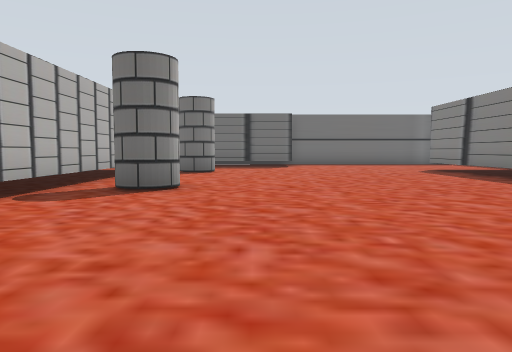
view 1 (above)

24 first-person views from a walk through a world built for the Gazebo simulator. The camera is 1.2 m above the floor, tilts 4° down and sees 70° across. The floor is counted in squares, 2 m on a side. Each view is taken from the middle of a square. On the plan, view 1 faces up. The plan holds only what a view shows up to about 10 squares ahead; the rest is blank. The robots in the file are not drawn.

view 2
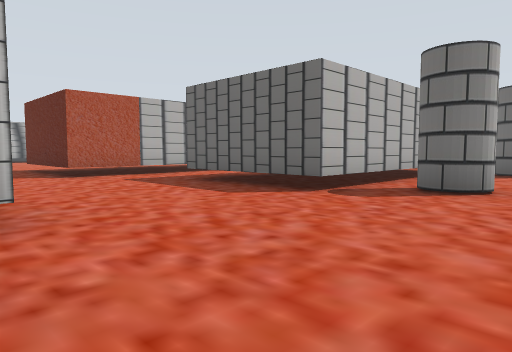

view 3
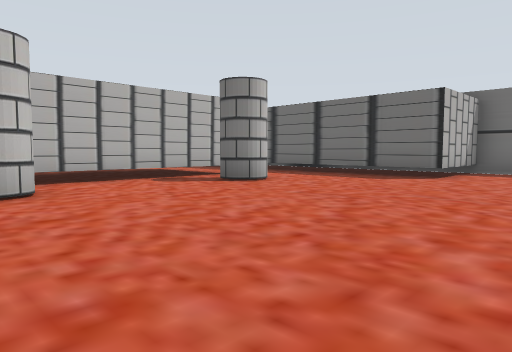

view 4
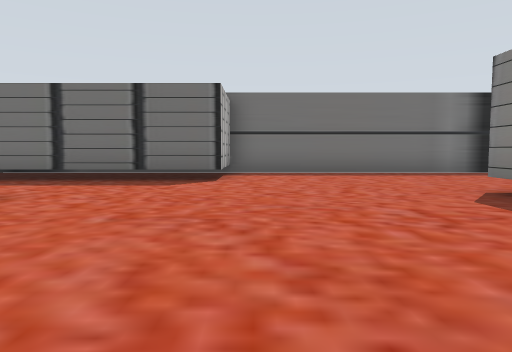

view 5
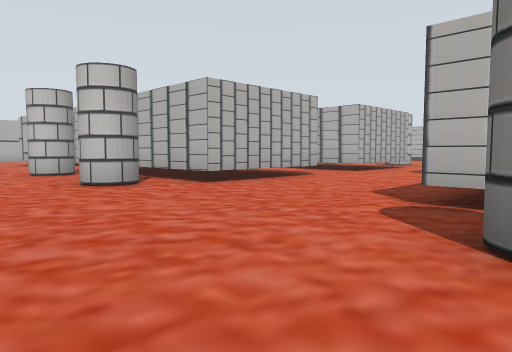

view 6
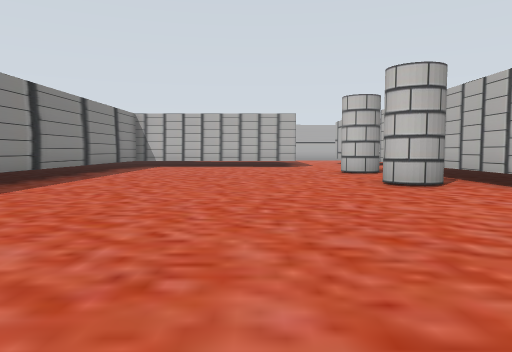

view 7
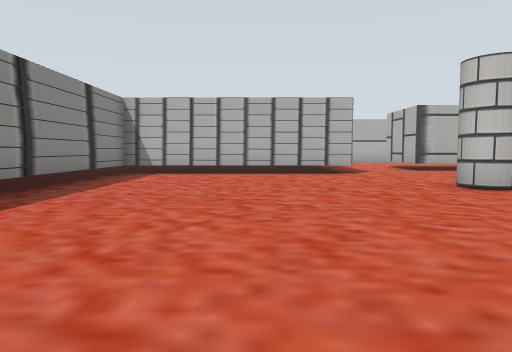

view 8
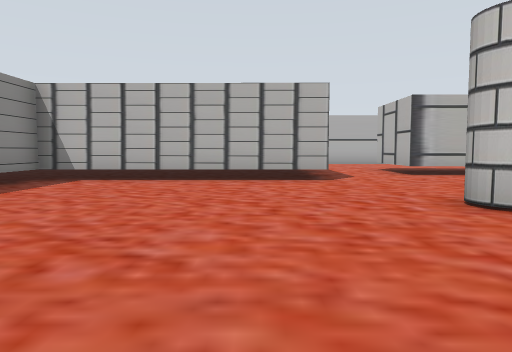

view 9
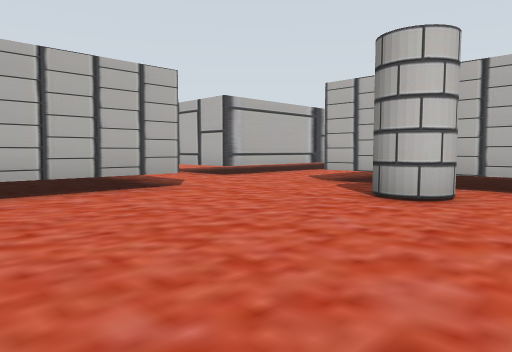

view 10
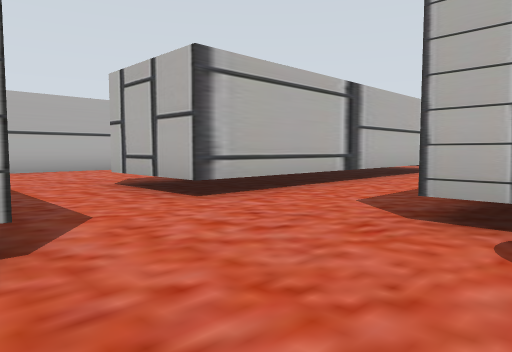

view 11
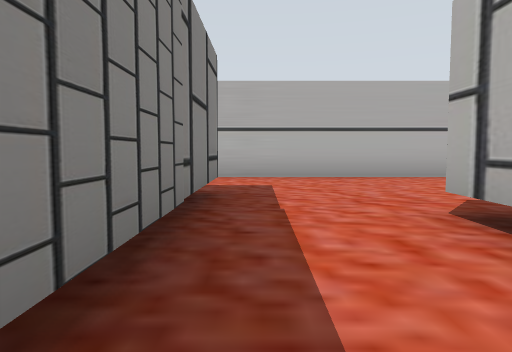

view 12
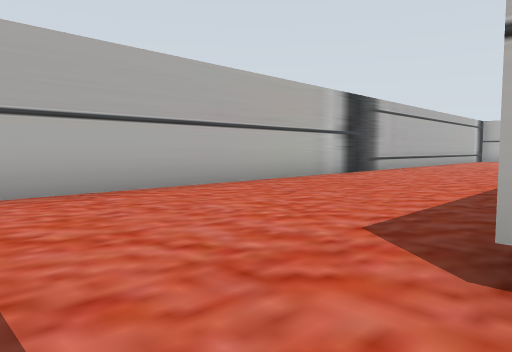

view 13
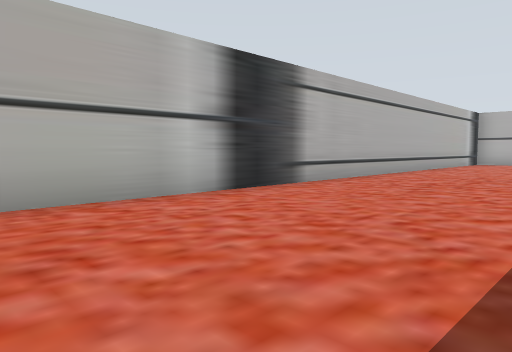

view 14
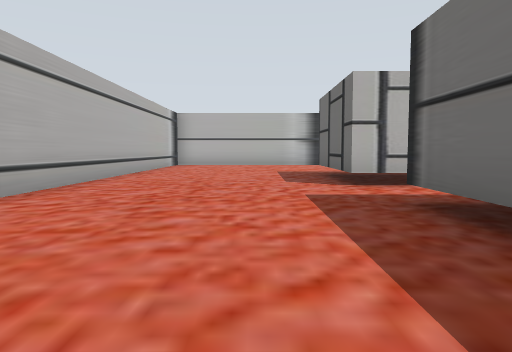

view 15
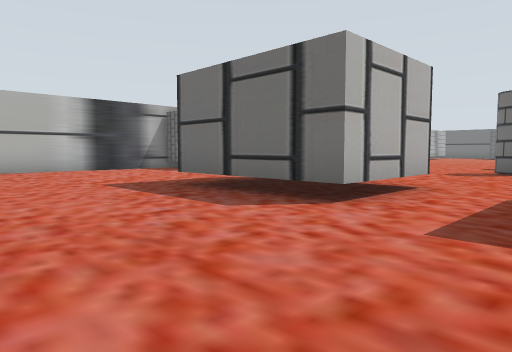

view 16
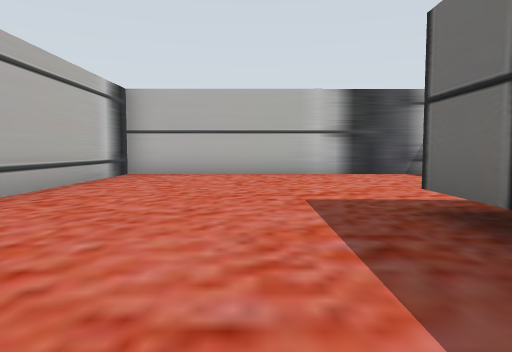

view 17
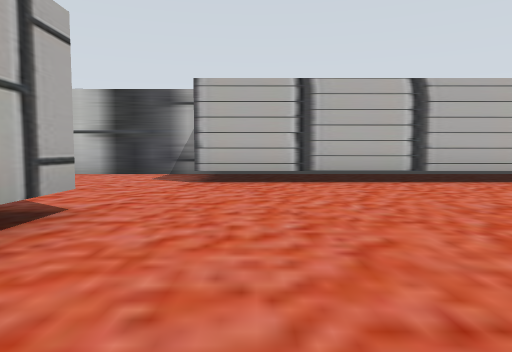

view 18
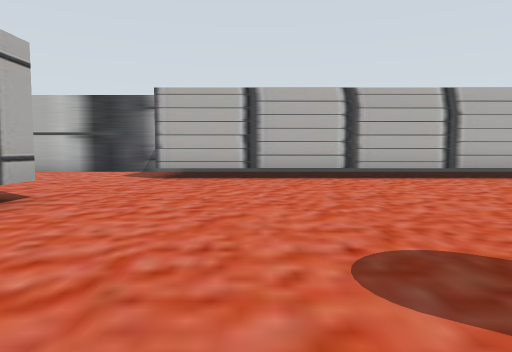

view 19
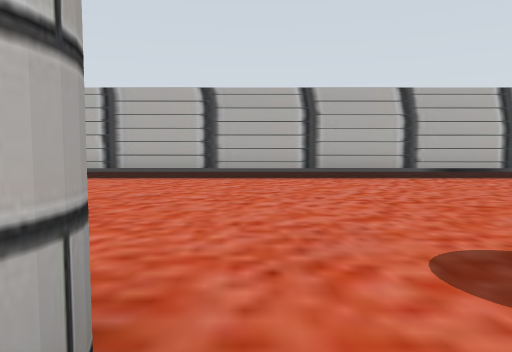

view 20
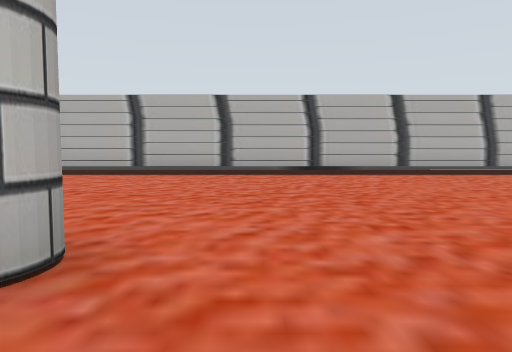

view 21
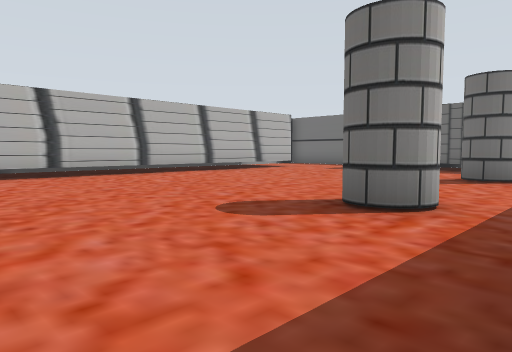

view 22
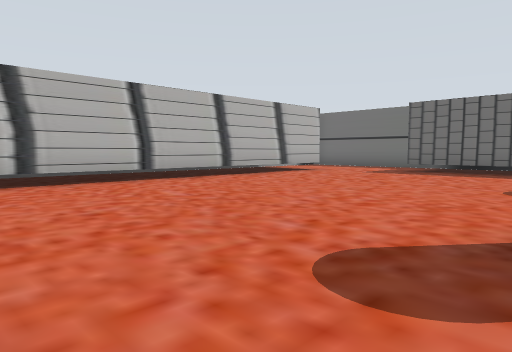

view 23
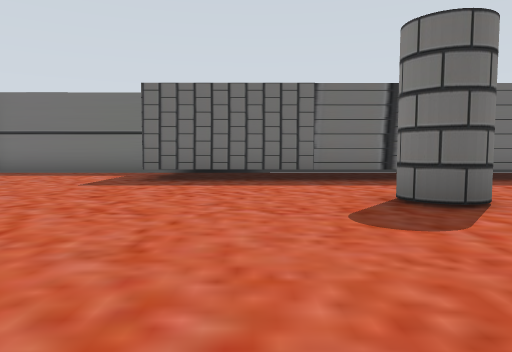

view 24
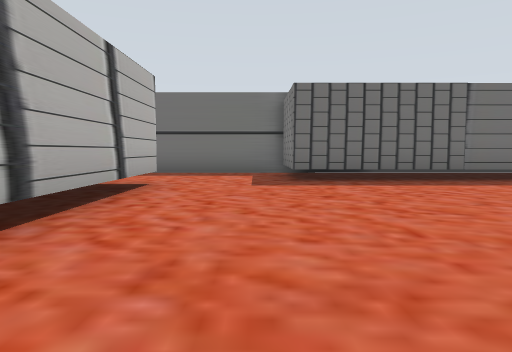

### Floor plan
Key: @ floor where view 1 was taken; # wall or solid block; . floor; = window, fence, low wall or low ledge.
Columns run from 24 left of view 1 to 8 right of it. Each row starts with its distance up from view 1.
 16  ######                  ########
 15   ....#                  #.......
 14   ....#==#==         ====#......
 13   ..........         ...........
 12    #........          .........
 11    #........         #........#
 10    #......#.         ##.......=
  9    #........         #........=
  8    #........         #........=
  7    #........         #........
  6    #......#.   #..   ##......
  5    #........   #..===#.......
  4    #........   #............
  3    #........ ###............
  2    #.........................
  1    #.........   ..............
  0    #........     .===##.@.....=
 -1    #......#          ##.......=
 -2    #.......          #........=
 -3    #........         #........=
 -4    #......#          ##.......=
 -5    #.......          #........=
 -6    #........         #........=
 -7    #........      ............#
 -8 ####........   .........#=#==##
 -9 #......###..  ########..#
-10 #......  =..         #..#
-11 #......###..##       #..#
-12 #.......................#
-13 #.......................#
-14 #........................
-15 #........................
-16 #........................
-17 #########################

Positions as (right, up) in squares from view 1, and headings:
1: (0, 0), facing up
2: (0, 0), facing up-left
3: (4, 5), facing up-left
4: (2, 6), facing up
5: (1, 6), facing down-left
6: (1, 6), facing down
7: (2, 2), facing down
8: (1, 0), facing down
9: (3, -2), facing down-left
10: (0, -5), facing down-left
11: (-1, -8), facing down
12: (-1, -11), facing down-left
13: (-6, -12), facing down-left
14: (-8, -13), facing left
15: (-12, -15), facing up-left
16: (-14, -13), facing left
17: (-14, -7), facing left
18: (-13, -6), facing left
19: (-13, -3), facing left
20: (-12, 1), facing left
21: (-12, 2), facing up-left
22: (-14, 3), facing up-left
23: (-16, 6), facing up
24: (-19, 6), facing up
